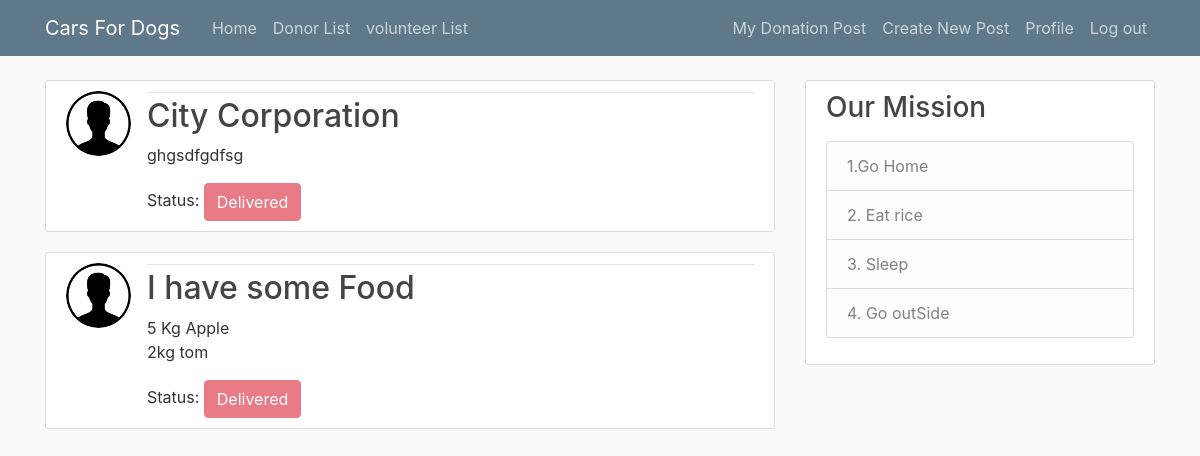
The page / (signed in) on the database its author committed.
### food_doner/models.py (models this page shows, shortened)
class Doner_Post(models.Model):
    date = models.DateField()
    title = models.CharField(max_length = 100)
    food_des = models.TextField()
    date_posted = models.DateTimeField (default = timezone.now)
    username = models.ForeignKey(User, on_delete=models.CASCADE)
    status = models.IntegerField(default = 1)

class profile(models.Model):
    user = models.OneToOneField(User, on_delete = models.CASCADE)
    image = models.ImageField(default= 'default.jpg', upload_to = 'profile_pics')
    number = models.CharField(max_length = 100)
    address= models.CharField(max_length = 100)

### food_doner/views.py (the view)
# urls.py: path('', PostListView.as_view(),name = 'food_donation'),
class PostListView (ListView):
    model = Doner_Post
    template_name = "food_doner/home.html"
    context_object_name = 'posts'
    ordering = ['-date_posted']

### food_doner/templates/food_doner/home.html (shortened to what this page needs)
{% extends "food_doner/base.html" %}
{% block content %}
    {% for post in posts %}
        <article class="media content-section">
            <img class="rounded-circle article-img" src="{{ user.profile.image.url }}" alt = "No Image Found">
            <div class="media-body">
                <div class="article-metadata">
                </div>
                <h2><a class="article-title" href="">{{ post.title }}</a></h2>
                <p class="article-content">{{ post.food_des }}</p>
            Status:
                {% if post.status == 1 %}
                    <button class="btn btn-info" disabled>Pending</button>
                {% elif post.status == 2  %}
                    <button class="btn btn-success" disabled>Confirm to Take Delivery</button>
                {% else %}
                    <button class="btn btn-danger" disabled>Delivered</button>
                {% endif %}
            </div>
        </article>
    {% endfor %}
{% endblock content %}

### food_doner/static/food_doner/main.css (style rules this page uses)
body { background: #fafafa; color: #333333; margin-top: 5rem; }
h1, h2, h3, h4, h5, h6 { color: #444444; }
.content-section { background: #ffffff; padding: 10px 20px; border: 1px solid #dddddd; border-radius: 3px; margin-bottom: 20px; }
.article-title { color: #444444; }
.article-content { white-space: pre-line; }
.article-img { height: 65px; width: 65px; margin-right: 16px; }
.article-metadata { padding-bottom: 1px; margin-bottom: 4px; border-bottom: 1px solid #e3e3e3 }

### rows shown on the page
Doner_Post: profile.image (picture), title "City Corporation", food_des "ghgsdfgdfsg", status "Delivered"
Doner_Post: profile.image (picture), title "I have some Food", food_des "5 Kg Apple 2kg tom", status "Delivered"
